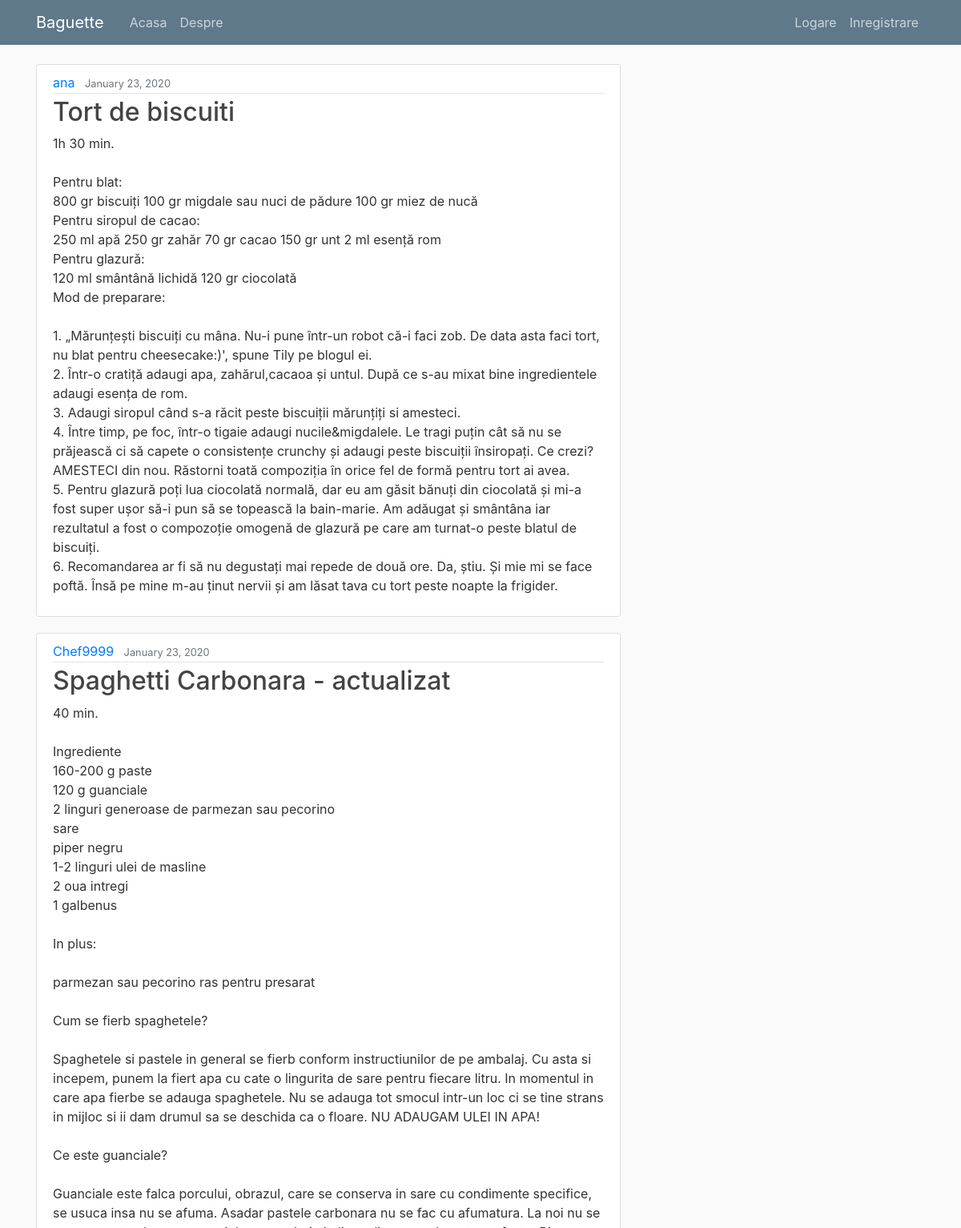
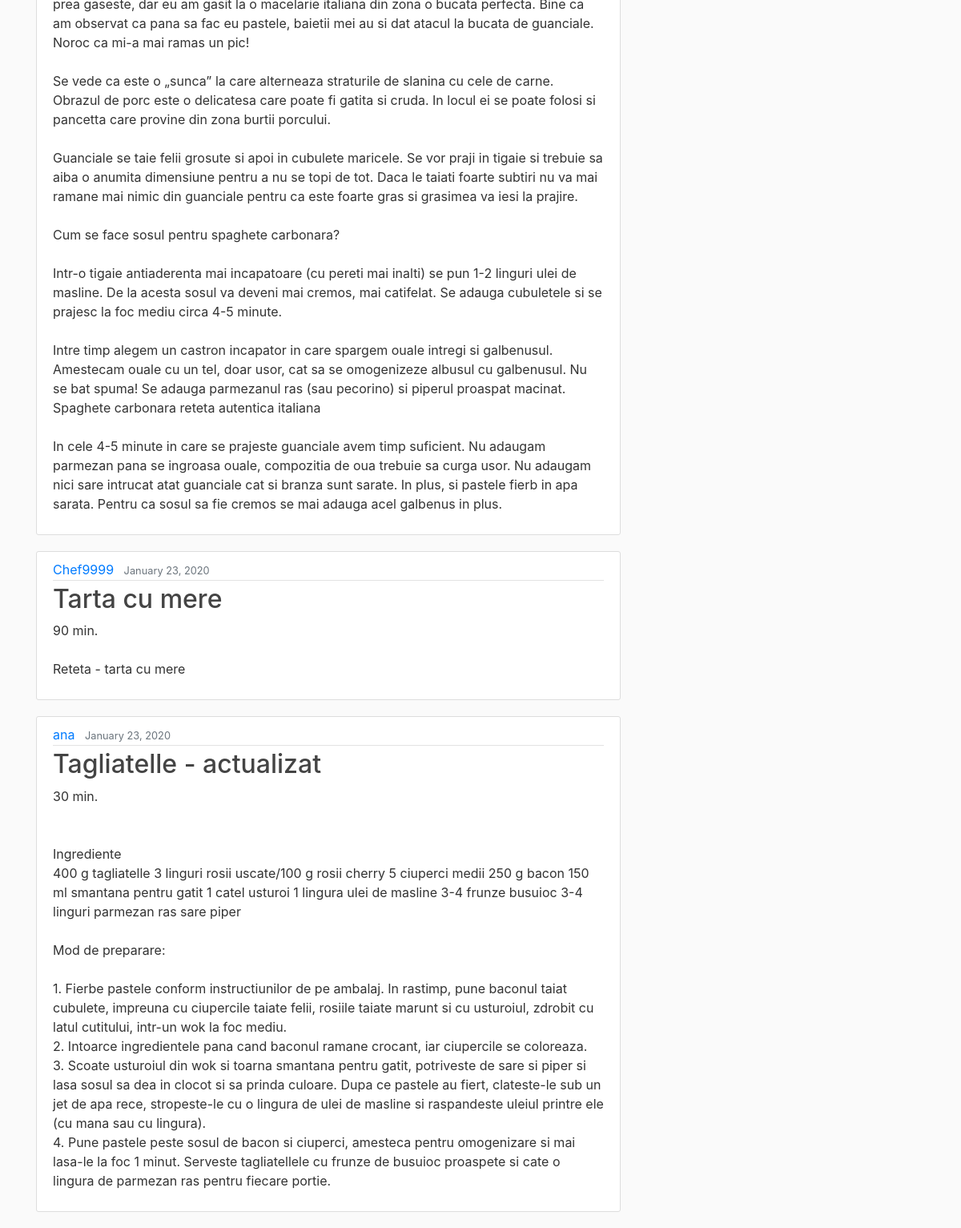
The page / on the database its author committed (2 pictures, top to bottom).
### retete/models.py (models this page shows, shortened)
class Reteta(models.Model):
    titlu = models.CharField(max_length=140)
    continut = models.TextField()
    data_adaugare = models.DateTimeField(default=timezone.now)
    autor = models.ForeignKey(User, on_delete=models.CASCADE)

### retete/views.py (the view)
# urls.py: path('', RetetaListView.as_view(), name='retete-acasa'),
class RetetaListView(ListView):
    model = Reteta
    template_name = 'retete/acasa.html'
    context_object_name = 'retete'
    ordering = ['-data_adaugare']

### retete/templates/retete/acasa.html
{% extends "retete/base.html"%}
{% block continut%}
    {% for reteta in retete %}
        <article class="media content-section">
          <div class="media-body">
            <div class="article-metadata">
              <a class="mr-2" href="#">{{ reteta.autor }}</a>
              <small class="text-muted">{{ reteta.data_adaugare|date:"F d, Y" }}</small>
            </div>
            <h2><a class="article-title" href="{% url 'reteta-detail' reteta.id %}">{{ reteta.titlu }}</a></h2>
            <p class="article-content">{{ reteta.continut }}</p>
          </div>
        </article>
    {% endfor %}
{% endblock continut %}

### retete/templates/retete/base.html (shortened to what this page needs)
{% load static %}
<!DOCTYPE html>
<html>
<head>
    <link rel="stylesheet" href="https://stackpath.bootstrapcdn.com/bootstrap/4.3.1/css/bootstrap.min.css">
    <link rel="stylesheet" type="text/css" href="{% static 'retete/main.css' %}">
</head>
<body>
    <header class="site-header">
      <nav class="navbar navbar-expand-md navbar-dark bg-steel fixed-top">
        <div class="container">
          <a class="navbar-brand mr-4" href="{% url 'retete-acasa' %}">Baguette</a>
          <div class="collapse navbar-collapse" id="navbarToggle">
            <div class="navbar-nav mr-auto">
              <a class="nav-item nav-link" href="{% url 'retete-acasa' %}">Acasa</a>
              <a class="nav-item nav-link" href="{% url 'retete-despre' %}">Despre</a>
            </div>
            <div class="navbar-nav">
                {% if user.is_authenticated %}
                    <a class="nav-item nav-link" href="{% url 'reteta-create' %}">Reteta Noua</a>
                    <a class="nav-item nav-link" href="{% url 'profile' %}">Profil</a>
                    <a class="nav-item nav-link" href="{% url 'logout' %}">Delogare</a>
                {% else %}
                    <a class="nav-item nav-link" href="{% url 'login' %}">Logare</a>
                    <a class="nav-item nav-link" href="{% url 'register' %}">Inregistrare</a>
                {% endif%}
            </div>
          </div>
        </div>
      </nav>
    </header>
    <main role="main" class="container">
      <div class="row">
        <div class="col-md-8">
          {% block continut %}{% endblock %}
        </div>
      </div>
    </main>
</body>
</html>

### retete/static/retete/main.css (style rules this page uses)
body { background: #fafafa; color: #333333; margin-top: 5rem; }
h1, h2, h3, h4, h5, h6 { color: #444444; }
.bg-steel { background-color: #5f788a; }
.site-header .navbar-nav .nav-link { color: #cbd5db; }
.content-section { background: #ffffff; padding: 10px 20px; border: 1px solid #dddddd; border-radius: 3px; margin-bottom: 20px; }
.article-title { color: #444444; }
.article-content { white-space: pre-line; }
.article-metadata { padding-bottom: 1px; margin-bottom: 4px; border-bottom: 1px solid #e3e3e3 }

### rows shown on the page
Reteta: autor "ana", data_adaugare "January 23, 2020", titlu "Tort de biscuiti", continut "1h 30 min. Pentru blat: 800 gr biscuiți 100 gr migdale sau nuci de pădure 100 gr miez de nucă Pentru siropul de cacao: 250 ml apă 250 gr zahăr 70 gr cacao 150 gr unt 2 ml esență rom Pentru glazură: 120 ml smântână lichidă 120 gr ciocolată Mod de preparare: 1. „Mărunțești biscuiți cu mâna. Nu-i pune într-un robot că-i faci zob. De data asta faci tort, nu blat pentru cheesecake:)', spune Tily pe blogul ei. 2. Într-o cratiță adaugi apa, zahărul,cacaoa și untul. După ce s-au mixat bine ingredientele adaugi esența de rom. 3. Adaugi siropul când s-a răcit peste biscuiții mărunțiți si amesteci. 4. Între timp, pe foc, într-o tigaie adaugi nucile&migdalele. Le tragi puțin cât să nu se prăjească ci…"
Reteta: autor "Chef9999", data_adaugare "January 23, 2020", titlu "Spaghetti Carbonara - actualizat", continut "40 min. Ingrediente 160-200 g paste 120 g guanciale 2 linguri generoase de parmezan sau pecorino sare piper negru 1-2 linguri ulei de masline 2 oua intregi 1 galbenus In plus: parmezan sau pecorino ras pentru presarat Cum se fierb spaghetele? Spaghetele si pastele in general se fierb conform instructiunilor de pe ambalaj. Cu asta si incepem, punem la fiert apa cu cate o lingurita de sare pentru fiecare litru. In momentul in care apa fierbe se adauga spaghetele. Nu se adauga tot smocul intr-un loc ci se tine strans in mijloc si ii dam drumul sa se deschida ca o floare. NU ADAUGAM ULEI IN APA! Ce este guanciale? Guanciale este falca porcului, obrazul, care se conserva in sare cu condimente…"
Reteta: autor "Chef9999", data_adaugare "January 23, 2020", titlu "Tarta cu mere", continut "90 min. Reteta - tarta cu mere"
Reteta: autor "ana", data_adaugare "January 23, 2020", titlu "Tagliatelle - actualizat", continut "30 min. Ingrediente 400 g tagliatelle 3 linguri rosii uscate/100 g rosii cherry 5 ciuperci medii 250 g bacon 150 ml smantana pentru gatit 1 catel usturoi 1 lingura ulei de masline 3-4 frunze busuioc 3-4 linguri parmezan ras sare piper Mod de preparare: 1. Fierbe pastele conform instructiunilor de pe ambalaj. In rastimp, pune baconul taiat cubulete, impreuna cu ciupercile taiate felii, rosiile taiate marunt si cu usturoiul, zdrobit cu latul cutitului, intr-un wok la foc mediu. 2. Intoarce ingredientele pana cand baconul ramane crocant, iar ciupercile se coloreaza. 3. Scoate usturoiul din wok si toarna smantana pentru gatit, potriveste de sare si piper si lasa sosul sa dea in clocot si sa…"
